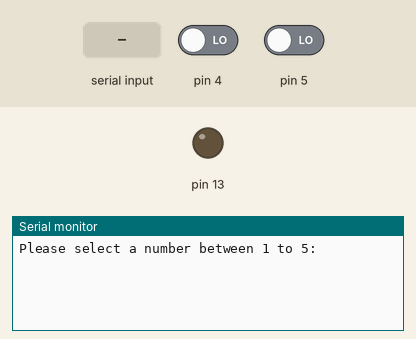
Recording of a sketch running on a simulated Arduino Uno, built with avr-gcc and run on an emulated ATmega328P. Shown: output pins drawn as LEDs (lit = HIGH), the last lines printed to the serial monitor. Inputs (shaded band) come from the test bench; at power-on: pin 4 LOW, pin 5 LOW.

Above: at 1.2 s.
1.3 s: "1\n" received over Serial
At 2.2 s:
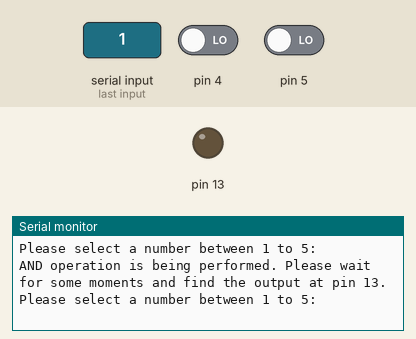
2.8 s: "2\n" received over Serial
At 4.6 s:
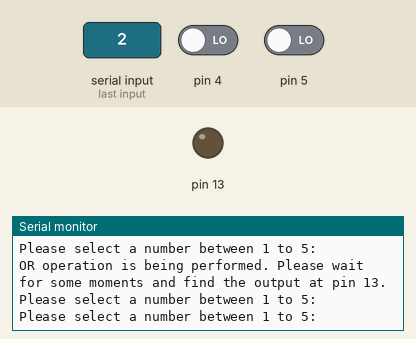

Measured:
- after the input at 1.3 s, the serial monitor: prints a new line at once (image 1)
- after the input at 2.8 s, the serial monitor: prints a new line at once (image 2)

The sketch:

5_gates.ino
```cpp
int input;
int a;
int b;

void setup() {
  // put your setup code here, to run once:
  pinMode(4, INPUT);
  pinMode(5, INPUT);
  pinMode(13, OUTPUT);
  Serial.begin(9600);

}

void loop() {
  // put your main code here, to run repeatedly:
  Serial.println("Please select a number between 1 to 5:");
  while(Serial.available()==0){}
  input = Serial.parseInt();

  a = digitalRead(4);
  b = digitalRead(5);
  if(input==1){
    digitalWrite(13, a&b);
    Serial.println("AND operation is being performed. Please wait for some moments and find the output at pin 13.");
  }
  else if(input==2){
    digitalWrite(13, a|b);
    Serial.println("OR operation is being performed. Please wait for some moments and find the output at pin 13.");
  }

}
```
